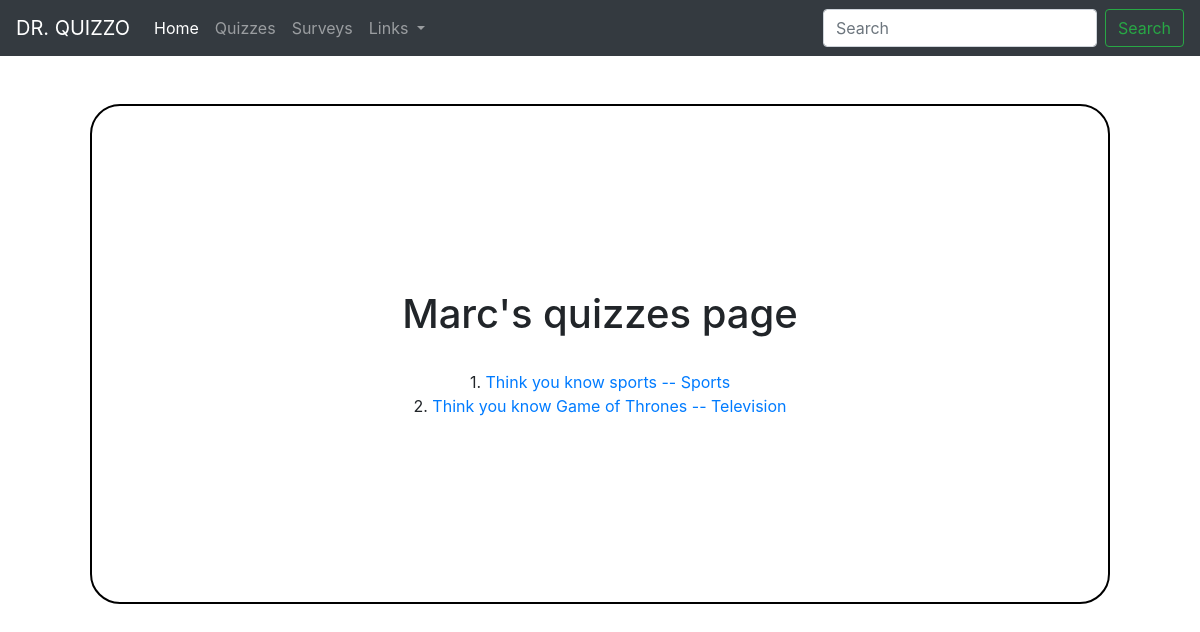
The page /quizzes on the database as committed earlier.
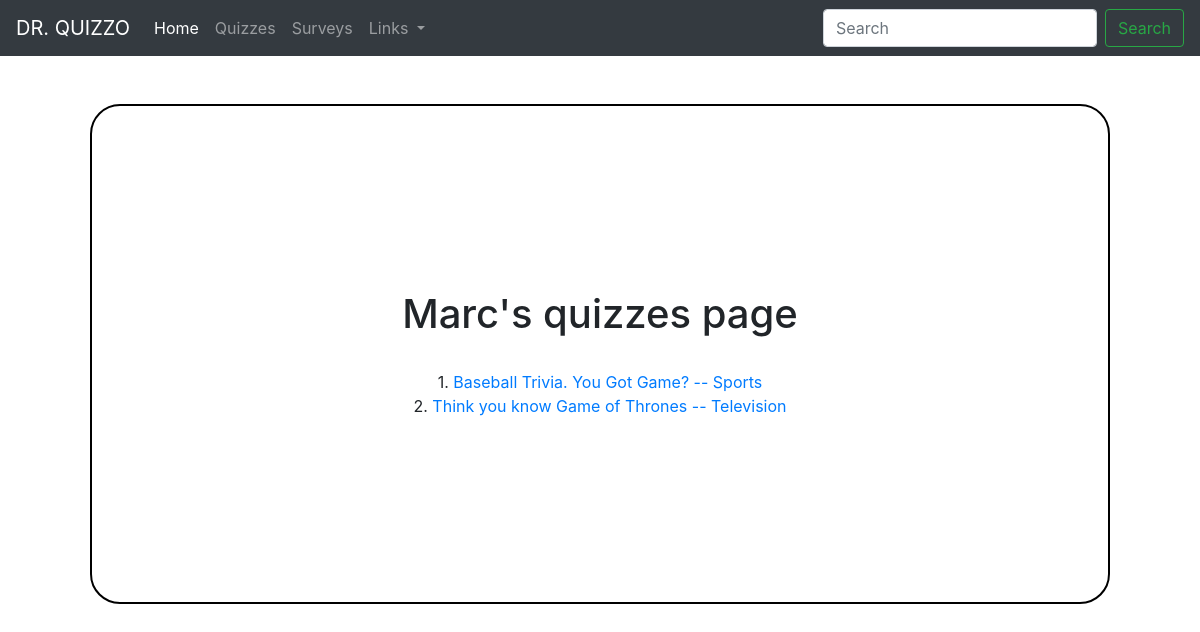
The same page on the database as committed later.
### myweb/models.py (models this page shows, shortened)
class Quiz(models.Model):
	quizName = models.CharField(max_length=125)
	quizType = models.CharField(max_length=50)
	completed = models.BooleanField(default=False)

### myweb/views.py (the view)
# urls.py: path('quizzes', views.quizzes, name="quizzes"),
def quizzes(request):
	myname = 'Marcs Quizzes'
	quiz_info  = Quiz.objects.all()
	return render(request, 'quizzes.html', {'quiz_info' : quiz_info})

### myweb/templates/quizzes.html
{% extends 'base.html' %}
{% block 'content' %}
	<div class="container">
		<div class="row">
			<div class="col-md-12">
				<h1>
					Marc's quizzes page
				</h1>
				<br/>
				{% for Quiz in quiz_info %}
					{{ Quiz.id }}. <a href='{% url 'quizview' Quiz.id %}'>{{ Quiz.quizName }} -- {{ Quiz.quizType }}</a> <br/>
				{% endfor %}
			</div>
		</div>
	</div>
{% endblock %}

### myweb/templates/base.html (shortened to what this page needs)
{% load static %}
<!doctype html>
<html lang="en">
  <head>
    <link rel="stylesheet" href="https://stackpath.bootstrapcdn.com/bootstrap/4.5.0/css/bootstrap.min.css">
    <link rel="stylesheet" href="{% static 'styles/quizzoStyle1.css' %}">
  </head>
  <body>
<nav class="navbar navbar-expand-lg navbar-dark bg-dark">
  <a class="navbar-brand" href="#">DR. QUIZZO</a>
  <div class="collapse navbar-collapse" id="navbarSupportedContent">
    <ul class="navbar-nav mr-auto">
      <li class="nav-item active">
        <a class="nav-link" href="{% url 'home' %}">Home <span class="sr-only">(current)</span></a>
      </li>
      <li class="nav-item">
        <a class="nav-link" href="{% url 'quizzes' %}">Quizzes</a>
      </li>
       <li class="nav-item">
        <a class="nav-link" href="{% url 'surveys' %}">Surveys</a>
      </li>
      <li class="nav-item dropdown">
        <a class="nav-link dropdown-toggle" href="#" id="navbarDropdown" role="button" data-toggle="dropdown" aria-haspopup="true" aria-expanded="false">
          Links
        </a>
      </li>
    </ul>
    <form class="form-inline my-2 my-lg-0">
      <input class="form-control mr-sm-2" type="search" placeholder="Search" aria-label="Search">
      <button class="btn btn-outline-success my-2 my-sm-0" type="submit">Search</button>
    </form>
  </div>
</nav>
<br/>
<br/>
<div class="Quizcontainer">
	<div class="Quizmain" align="center">
		{% block 'content' %}
		{% endblock %}
	</div>
</div>
  </body>
</html>

### static/styles/quizzoStyle1.css (style rules this page uses)
body { background-color: white !important; }
.Quizcontainer { display:flex; justify-content: center; align-items: center; width:100%; }
.Quizmain { height:500px; width:85%; background: white; border:2px solid black; border-radius:30px; align-items:center; justify-content: center; flex-direction:column; display:flex; align-content:center; }

Rows that differ between the two databases and show on the page:
changed Quiz "Sports": quizName "Think you know sports" → "Baseball Trivia. You Got Game?"
